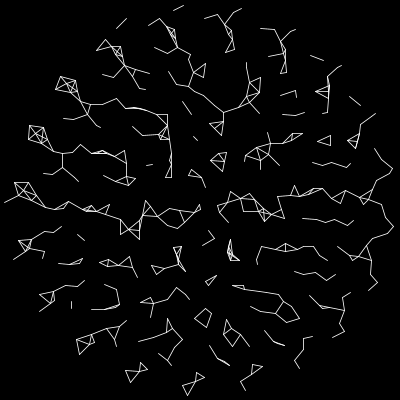
Frame 1 (no input)
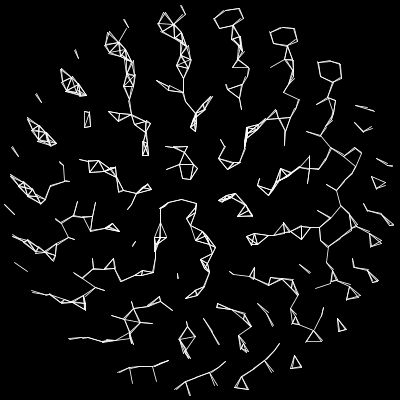
Frame 60 (the mouse pressed at the canvas centre just before this capture)
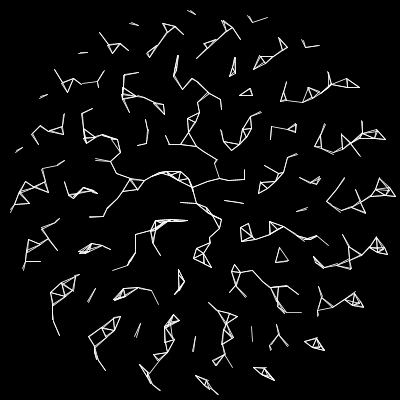
Frame 120 (the mouse held since frame 60 and released just before this capture)

The Processing sketch that drew these frames (run headless with seeded random() and noise(); from frame 60 on, the mouse is pressed at the canvas centre):

// Processing sketch: processing_1921
// ── processing_1921.pde

cercle[] cercles ;
poin[] points ;int num;float pas;

void setup(){
  smooth();
  size(400,400);strokeWeight(0.8);
  background(0);noStroke();fill(255,0,0);stroke(255);
  demarre();
}

void demarre(){
  num = int(random(19,59));pas = 200.0/num;
    cercles = new cercle[0];points = new poin[0];
  for(int a=1;a<num;a++){
    new cercle(a*pas);
  }
}

void mousePressed(){
  demarre();
}

void draw(){
  background(0);
  for(int a=0;a<cercles.length;a++){
    cercles[a].avance();
  }
}

class cercle{
  int n; float r, v, an, pas;poin[] mespoints=new poin[0];
  cercle(float _r){
    an=random(TWO_PI);
    v = radians(random(-0.8,0.8));
    r=_r;n=int((PI*_r*2)/60)+1;
    pas = TWO_PI/n;
    cercles = (cercle[]) append(cercles, this);
    for(int a=0;a<n;a++){
      mespoints = (poin[]) append(mespoints, new poin(an+a*pas, r, this));
    }
  }
  void avance(){
   //an+=v;
    for(int a=0;a<mespoints.length;a++){
     mespoints[a].avance(v);
    }
  }
}

class poin{
  float an, r;cercle c;float x,y;
  poin(float _an, float _r, cercle _c){
    r=_r;an=_an;c=_c;
  }
  void avance(float _v){
    an+=_v;
    x = 200+cos(an)*r;
    y = 200+sin(an)*r;
    for(int a=0;a<cercles.length;a++){
      cercle ci = cercles[a];
      if(ci!=c){
        if((c.r - ci.r)<16){
          for(int b=0;b<ci.mespoints.length;b++){
            if(getDistance(x,y,ci.mespoints[b].x,ci.mespoints[b].y)<16){
              line(x,y,ci.mespoints[b].x,ci.mespoints[b].y);
            }
          }
        }
      }
    } 
  }
}

float getDistance(float _x1,float _y1,float _x2,float _y2){
  return sqrt(pow((_x1-_x2),2)+pow((_y1-_y2),2));
}
